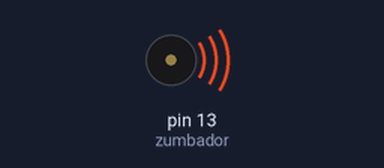
Simulated run of this sketch. Board: Arduino Uno, built with avr-gcc and run on an emulated ATmega328P. Parts: buzzer (waves = sounding).

Above: at 0.2 s.
At 4.0 s:
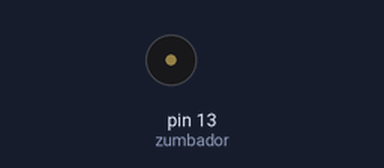
Timing chart, 0 to 5.9 s (numbered marks = the images above):
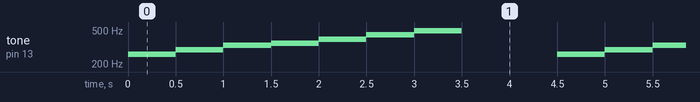

The sketch:

zumbador_scala.ino
```cpp
const int zumbador = 13;

int octava[] = {261, 294, 330, 349, 392, 440, 493};

void setup()
{
  pinMode(zumbador, OUTPUT);
}

void loop()
{
  for (int i = 0; i < 7; i++)
  {
    tone(zumbador, octava[i]);
    delay(500);
  }
  noTone(zumbador);
  delay(1000);
}
```

Measured:
- by itself, tone on pin 13 (zumbador): repeats every 4.5 s: 294 Hz 0.50 s, 330 Hz 0.50 s, 349 Hz 0.50 s, 392 Hz 0.50 s, 440 Hz 0.50 s, 493 Hz 0.50 s, silent 1.0 s, 261 Hz 0.50 s
